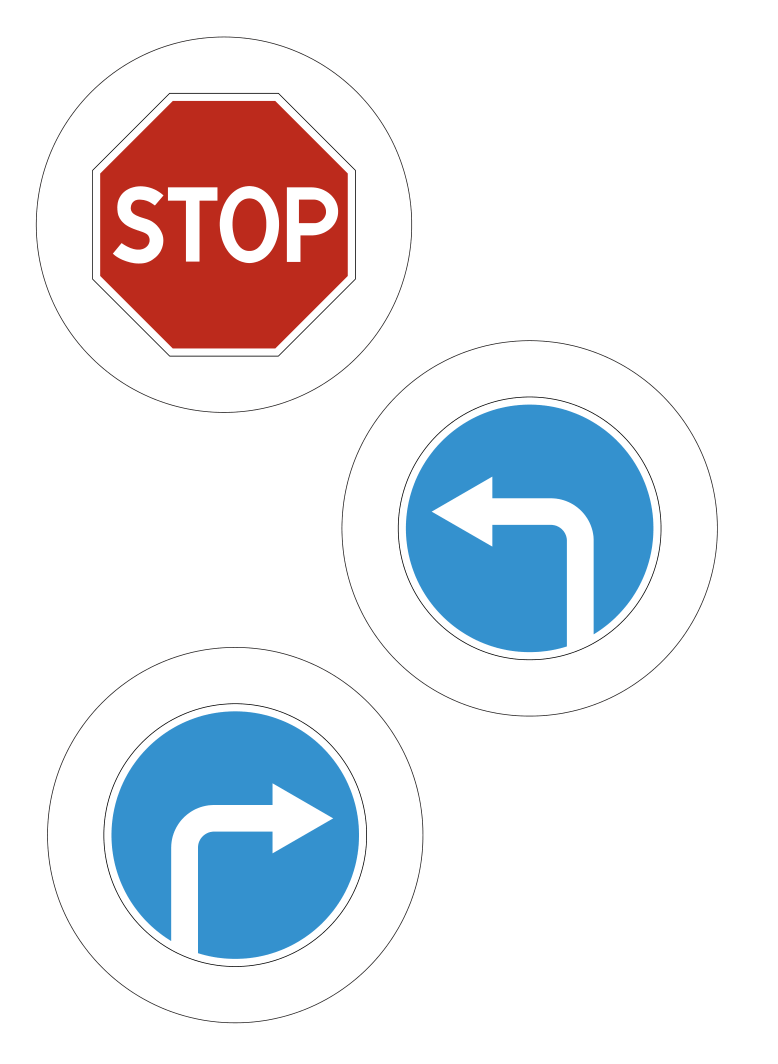
#> input picture src/traffic-signs/all.png, 778 x 1064 px, given in place of the camera
$ python main.py
#> lines starting #> are read from the running program, lines starting #| are printed output that depends on the picture; after the words box and inside, x2 and y2 are one past the last pixel; in counts of white or black regions, pixels touching at a corner belong together
#> further down, img is the input picture: shape (1064, 778, 3); mean B, G, R 237.1, 231.8, 230.3
### src/traffic-signs/signDetector.py
import cv2
import const

class SignSample(object):
    name = ''
    img = None
    binColor = ''

    def __init__(self, img, name, binColor):
        self.img = img
        self.name = name
        self.binColor = binColor

class Recognized(object):
    name = ''
    accuracy = 0
    contour = []
    rect = []

    # [5 lines left out: function __init__, not called in this run]

class SignDetector(object):
    MIN_CONTOUR_AREA = 5000
    MIN_ACCURACY = 60

    BLUE_COLOR = 'blue'
    RED_COLOR = 'red'
    PURPLE_COLOR = 'purple'

    sampleLeft = None
    sampleRight = None
    sampleStop = None
    # sampleAmox = None

    def __init__(self):
        self.sampleLeft = self.readSample('left', self.BLUE_COLOR)
        self.sampleRight = self.readSample('right', self.BLUE_COLOR)
        self.sampleStop = self.readSample('stop', self.RED_COLOR)
        # self.sampleAmox = self.readSample('amox', self.PURPLE_COLOR)

    def bin(self, img, color, isSample: bool):
        if color == self.BLUE_COLOR:
            # hsv=(103,193,208) # bgr=(206,145,52)
            if isSample:
                img = cv2.inRange(img, (103-20,50,50), (103+20,255,255))
            else:
                img = cv2.inRange(img, (105,50,50), (116,240,240))
        elif color == self.RED_COLOR:
            # hsv=(3,218,188) # bgr=(28,42,188)
            if isSample:
                img = cv2.inRange(img, (0,50,50), (3+20,255,255))
            else:
                img = cv2.inRange(img, (125,75,75), (179,205,170))
        elif color == self.PURPLE_COLOR:
            img = cv2.inRange(img, (140,50,50), (255,255,255))
        else:
            raise Exception('Неверный цвет для бинаризации', color)
        return img

    def readSample(self, fileName, color):
#> called with fileName = 'left', color = 'blue'
        img = cv2.imread('samples/' + fileName + '.png')
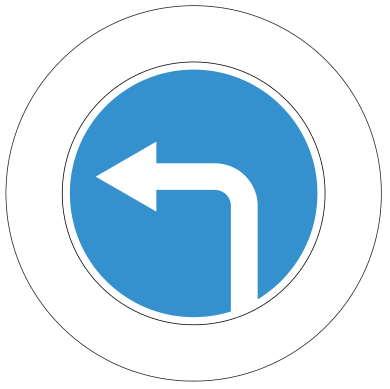
#> input picture src/traffic-signs/samples/left.png, 390 x 389 px
#> img is the input picture: shape (389, 390, 3); mean B, G, R 239.5, 223.2, 198.4
        img = cv2.cvtColor(img, cv2.COLOR_BGR2HSV)
#> img: shape (389, 390, 3); mean H, S, V 27.8, 51, 239.6
        img = self.bin(img, color, isSample=True)
#> in bin, `img = cv2.inRange(img, (103-20,50,50), (103+20,255,255))`:
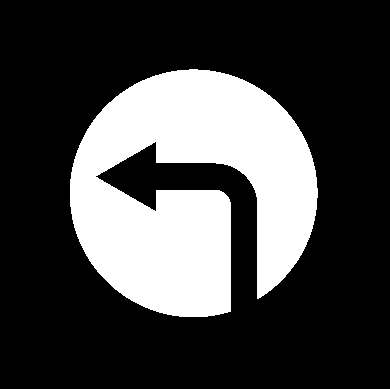
#> img: shape (389, 390); 26.9% white; 1 white region

        conts = cv2.findContours(img, cv2.RETR_TREE, cv2.CHAIN_APPROX_NONE)
#> conts = 1 contour; box (x1, y1, x2, y2) and area: (70, 69, 318, 317) 40156
        conts = conts[0] # контуры хранятся под индексом 0
        if not conts:
            return None

        cont = max(conts, key=cv2.contourArea) # самый длинный и интересный
#> cont = contour of 1232 points, box (x1, y1, x2, y2) (70, 69, 318, 317), area 40156
        # cv2.drawContours(img, cont, -1, (255,0,255), 3)

        (x,y,w,h) = cv2.boundingRect(cont)
#> x = 70; y = 69; w = 248; h = 248
        img = img[y:y+h, x:x+w]
#> img: shape (248, 248); 66.3% white; 4 black regions, box (x1, y1, x2, y2) and area: (26, 73, 248, 248) 10796, (128, 0, 248, 119) 3397, (0, 0, 119, 110) 3314, (0, 138, 109, 248) 3224

        img = cv2.resize(img, (64,64))
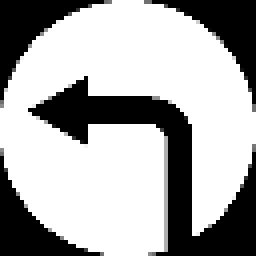
#> img: shape (64, 64) (shown 4 times larger); min 0, max 255, mean 170
        # cv2.imshow(fileName, img)
        return SignSample(img, fileName, color)

    # [58 lines left out: functions detect, detectAll, not called in this run]

### src/traffic-signs/main.py
import cv2
from signDetector import SignDetector

cap = cv2.VideoCapture(0)
while (True):
    ret, img = cap.read()
    # img = cv2.imread("all.png")
    # img = cv2.imread("left-for-detect.png")
    # cv2.imshow('original', img)

    detector = SignDetector()
#> call 2 of readSample, with fileName = 'right', color = 'blue'
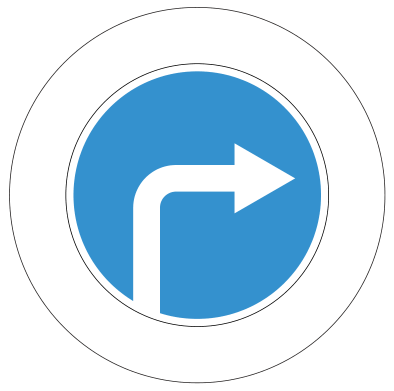
#> input picture src/traffic-signs/samples/right.png, 394 x 391 px
#> in readSample, img is the input picture: shape (391, 394, 3); mean B, G, R 239.8, 223.7, 199.3
#> in readSample (call 2), `img = cv2.cvtColor(img, cv2.COLOR_BGR2HSV)`: img: shape (391, 394, 3); mean H, S, V 27.3, 50.2, 239.8
#> call 2 of bin, with color = 'blue', isSample = True
#> in bin (call 2), `img = cv2.inRange(img, (103-20,50,50), (103+20,255,255))`:
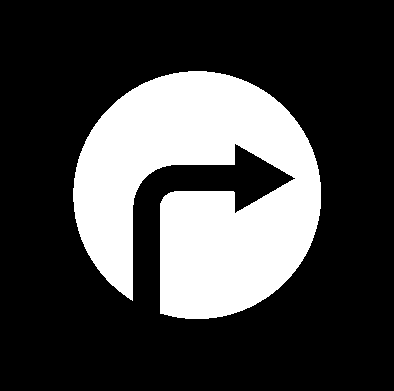
#> img: shape (391, 394); 26.5% white; 1 white region
#> in readSample (call 2), `conts = cv2.findContours(img, cv2.RETR_TREE, cv2.CHAIN_APPROX_NONE)`: conts = 1 contour; box (x1, y1, x2, y2) and area: (73, 71, 321, 319) 40139
#> in readSample (call 2), `cont = max(conts, key=cv2.contourArea)`: cont = contour of 1232 points, box (x1, y1, x2, y2) (73, 71, 321, 319), area 40139
#> in readSample (call 2), `(x,y,w,h) = cv2.boundingRect(cont)`: x = 73; y = 71
#> in readSample (call 2), `img = img[y:y+h, x:x+w]`:
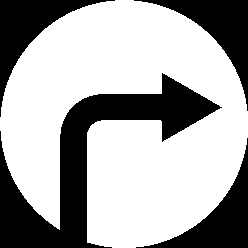
#> img: shape (248, 248); 66.3% white; 4 black regions, box (x1, y1, x2, y2) and area: (0, 73, 222, 248) 10845, (0, 0, 115, 117) 3352, (134, 0, 248, 111) 3293, (136, 138, 248, 248) 3258
#> in readSample (call 2), `img = cv2.resize(img, (64,64))`:
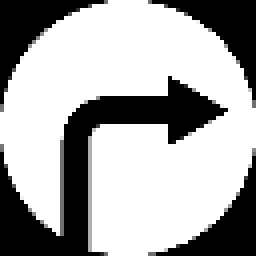
#> img: shape (64, 64) (shown 4 times larger); min 0, max 255, mean 169
#> (the run stopped early here; a loop or call above may not have finished)
